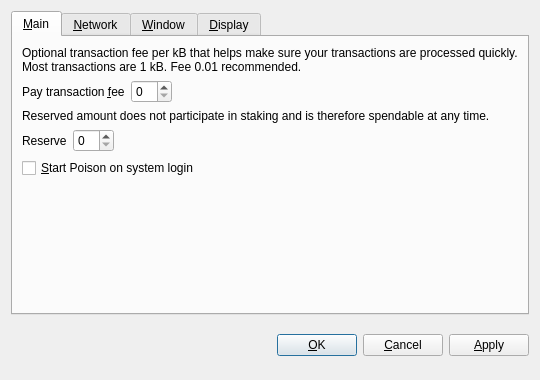
<?xml version="1.0" encoding="UTF-8"?>
<ui version="4.0">
 <class>OptionsDialog</class>
 <widget class="QDialog" name="OptionsDialog">
  <property name="geometry">
   <rect>
    <x>0</x>
    <y>0</y>
    <width>540</width>
    <height>380</height>
   </rect>
  </property>
  <property name="windowTitle">
   <string>Options</string>
  </property>
  <property name="modal">
   <bool>true</bool>
  </property>
  <layout class="QVBoxLayout" name="verticalLayout">
   <item>
    <widget class="QTabWidget" name="tabWidget">
     <property name="tabPosition">
      <enum>QTabWidget::North</enum>
     </property>
     <property name="currentIndex">
      <number>0</number>
     </property>
     <widget class="QWidget" name="tabMain">
      <attribute name="title">
       <string>&amp;Main</string>
      </attribute>
      <layout class="QVBoxLayout" name="verticalLayout_Main">
       <item>
        <widget class="QLabel" name="transactionFeeInfoLabel">
         <property name="text">
          <string>Optional transaction fee per kB that helps make sure your transactions are processed quickly. Most transactions are 1 kB. Fee 0.01 recommended.</string>
         </property>
         <property name="textFormat">
          <enum>Qt::PlainText</enum>
         </property>
         <property name="wordWrap">
          <bool>true</bool>
         </property>
        </widget>
       </item>
       <item>
        <layout class="QHBoxLayout" name="horizontalLayoutFee">
         <item>
          <widget class="QLabel" name="transactionFeeLabel">
           <property name="text">
            <string>Pay transaction &amp;fee</string>
           </property>
           <property name="textFormat">
            <enum>Qt::PlainText</enum>
           </property>
           <property name="buddy">
            <cstring>transactionFee</cstring>
           </property>
          </widget>
         </item>
         <item>
          <widget class="BitcoinAmountField" name="transactionFee"/>
         </item>
         <item>
          <spacer name="horizontalSpacerFee">
           <property name="orientation">
            <enum>Qt::Horizontal</enum>
           </property>
           <property name="sizeHint" stdset="0">
            <size>
             <width>40</width>
             <height>20</height>
            </size>
           </property>
          </spacer>
         </item>
        </layout>
       </item>
       <item>
        <widget class="QLabel" name="reserveBalanceInfoLabel">
         <property name="text">
          <string>Reserved amount does not participate in staking and is therefore spendable at any time.</string>
         </property>
         <property name="textFormat">
          <enum>Qt::PlainText</enum>
         </property>
         <property name="wordWrap">
          <bool>true</bool>
         </property>
        </widget>
       </item>
       <item>
        <layout class="QHBoxLayout" name="horizontalLayoutReserveBalance">
         <item>
          <widget class="QLabel" name="reserveBalanceLabel">
           <property name="text">
            <string>Reserve</string>
           </property>
           <property name="textFormat">
            <enum>Qt::PlainText</enum>
           </property>
           <property name="buddy">
            <cstring>reserveBalance</cstring>
           </property>
          </widget>
         </item>
         <item>
          <widget class="BitcoinAmountField" name="reserveBalance"/>
         </item>
         <item>
          <spacer name="horizontalSpacerReserveBalance">
           <property name="orientation">
            <enum>Qt::Horizontal</enum>
           </property>
           <property name="sizeHint" stdset="0">
            <size>
             <width>40</width>
             <height>20</height>
            </size>
           </property>
          </spacer>
         </item>
        </layout>
       </item>
       <item>
        <widget class="QCheckBox" name="bitcoinAtStartup">
         <property name="toolTip">
          <string>Automatically start Poison after logging in to the system.</string>
         </property>
         <property name="text">
          <string>&amp;Start Poison on system login</string>
         </property>
        </widget>
       </item>
       <item>
        <spacer name="verticalSpacer_Main">
         <property name="orientation">
          <enum>Qt::Vertical</enum>
         </property>
         <property name="sizeHint" stdset="0">
          <size>
           <width>20</width>
           <height>40</height>
          </size>
         </property>
        </spacer>
       </item>
      </layout>
     </widget>
     <widget class="QWidget" name="tabNetwork">
      <attribute name="title">
       <string>&amp;Network</string>
      </attribute>
      <layout class="QVBoxLayout" name="verticalLayout_Network">
       <item>
        <widget class="QCheckBox" name="mapPortUpnp">
         <property name="toolTip">
          <string>Automatically open the Poison client port on the router. This only works when your router supports UPnP and it is enabled.</string>
         </property>
         <property name="text">
          <string>Map port using &amp;UPnP</string>
         </property>
        </widget>
       </item>
       <item>
        <widget class="QCheckBox" name="connectSocks">
         <property name="toolTip">
          <string>Connect to the Poison network through a SOCKS5 proxy (e.g. when connecting through Tor).</string>
         </property>
         <property name="text">
          <string>&amp;Connect through SOCKS5 proxy:</string>
         </property>
        </widget>
       </item>
       <item>
        <layout class="QHBoxLayout" name="horizontalLayout_Network">
         <item>
          <widget class="QLabel" name="proxyIpLabel">
           <property name="text">
            <string>Proxy &amp;IP:</string>
           </property>
           <property name="textFormat">
            <enum>Qt::PlainText</enum>
           </property>
           <property name="buddy">
            <cstring>proxyIp</cstring>
           </property>
          </widget>
         </item>
         <item>
          <widget class="QValidatedLineEdit" name="proxyIp">
           <property name="maximumSize">
            <size>
             <width>140</width>
             <height>16777215</height>
            </size>
           </property>
           <property name="toolTip">
            <string>IP address of the proxy (e.g. 127.0.0.1)</string>
           </property>
          </widget>
         </item>
         <item>
          <widget class="QLabel" name="proxyPortLabel">
           <property name="text">
            <string>&amp;Port:</string>
           </property>
           <property name="textFormat">
            <enum>Qt::PlainText</enum>
           </property>
           <property name="buddy">
            <cstring>proxyPort</cstring>
           </property>
          </widget>
         </item>
         <item>
          <widget class="QLineEdit" name="proxyPort">
           <property name="maximumSize">
            <size>
             <width>55</width>
             <height>16777215</height>
            </size>
           </property>
           <property name="toolTip">
            <string>Port of the proxy (e.g. 9050)</string>
           </property>
          </widget>
         </item>
         <item>
          <spacer name="horizontalSpacer_Network">
           <property name="orientation">
            <enum>Qt::Horizontal</enum>
           </property>
           <property name="sizeHint" stdset="0">
            <size>
             <width>40</width>
             <height>20</height>
            </size>
           </property>
          </spacer>
         </item>
        </layout>
       </item>
       <item>
        <spacer name="verticalSpacer_Network">
         <property name="orientation">
          <enum>Qt::Vertical</enum>
         </property>
         <property name="sizeHint" stdset="0">
          <size>
           <width>20</width>
           <height>40</height>
          </size>
         </property>
        </spacer>
       </item>
      </layout>
     </widget>
     <widget class="QWidget" name="tabWindow">
      <attribute name="title">
       <string>&amp;Window</string>
      </attribute>
      <layout class="QVBoxLayout" name="verticalLayout_Window">
       <item>
        <widget class="QCheckBox" name="minimizeToTray">
         <property name="toolTip">
          <string>Show only a tray icon after minimizing the window.</string>
         </property>
         <property name="text">
          <string>&amp;Minimize to the tray instead of the taskbar</string>
         </property>
        </widget>
       </item>
       <item>
        <widget class="QCheckBox" name="minimizeOnClose">
         <property name="toolTip">
          <string>Minimize instead of exit the application when the window is closed. When this option is enabled, the application will be closed only after selecting Quit in the menu.</string>
         </property>
         <property name="text">
          <string>M&amp;inimize on close</string>
         </property>
        </widget>
       </item>
       <item>
        <spacer name="verticalSpacer_Window">
         <property name="orientation">
          <enum>Qt::Vertical</enum>
         </property>
         <property name="sizeHint" stdset="0">
          <size>
           <width>20</width>
           <height>40</height>
          </size>
         </property>
        </spacer>
       </item>
      </layout>
     </widget>
     <widget class="QWidget" name="tabDisplay">
      <attribute name="title">
       <string>&amp;Display</string>
      </attribute>
      <layout class="QVBoxLayout" name="verticalLayout_Display">
       <item>
        <layout class="QHBoxLayout" name="horizontalLayout_1_Display">
         <item>
          <widget class="QLabel" name="langLabel">
           <property name="text">
            <string>User Interface &amp;language:</string>
           </property>
           <property name="textFormat">
            <enum>Qt::PlainText</enum>
           </property>
           <property name="buddy">
            <cstring>lang</cstring>
           </property>
          </widget>
         </item>
         <item>
          <widget class="QValueComboBox" name="lang">
           <property name="toolTip">
            <string>The user interface language can be set here. This setting will take effect after restarting Poison.</string>
           </property>
          </widget>
         </item>
        </layout>
       </item>
       <item>
        <layout class="QHBoxLayout" name="horizontalLayout_2_Display">
         <item>
          <widget class="QLabel" name="unitLabel">
           <property name="text">
            <string>&amp;Unit to show amounts in:</string>
           </property>
           <property name="textFormat">
            <enum>Qt::PlainText</enum>
           </property>
           <property name="buddy">
            <cstring>unit</cstring>
           </property>
          </widget>
         </item>
         <item>
          <widget class="QValueComboBox" name="unit">
           <property name="toolTip">
            <string>Choose the default subdivision unit to show in the interface and when sending coins.</string>
           </property>
          </widget>
         </item>
        </layout>
       </item>
       <item>
        <widget class="QCheckBox" name="coinControlFeatures">
         <property name="toolTip">
          <string>Whether to show coin control features or not.</string>
         </property>
         <property name="text">
          <string>Display coin &amp;control features (experts only!)</string>
         </property>
        </widget>
       </item>
       <item>
        <widget class="QCheckBox" name="minimizeCoinAge">
         <property name="toolTip">
          <string>Whether to select the coin outputs randomly or with minimal coin age.</string>
         </property>
         <property name="text">
          <string>Minimize weight consumption (experimental)</string>
         </property>
        </widget>
       </item>
       <item>
        <widget class="QCheckBox" name="useBlackTheme">
         <property name="text">
          <string>Use black visual theme (requires restart)</string>
         </property>
        </widget>
       </item>
       <item>
        <spacer name="verticalSpacer_Display">
         <property name="orientation">
          <enum>Qt::Vertical</enum>
         </property>
         <property name="sizeHint" stdset="0">
          <size>
           <width>20</width>
           <height>40</height>
          </size>
         </property>
        </spacer>
       </item>
      </layout>
     </widget>
    </widget>
   </item>
   <item>
    <layout class="QHBoxLayout" name="horizontalLayout_Buttons">
     <item>
      <spacer name="horizontalSpacer_1">
       <property name="orientation">
        <enum>Qt::Horizontal</enum>
       </property>
       <property name="sizeHint" stdset="0">
        <size>
         <width>40</width>
         <height>48</height>
        </size>
       </property>
      </spacer>
     </item>
     <item>
      <widget class="QLabel" name="statusLabel">
       <property name="font">
        <font>
         <weight>75</weight>
         <bold>true</bold>
        </font>
       </property>
       <property name="text">
        <string/>
       </property>
       <property name="textFormat">
        <enum>Qt::PlainText</enum>
       </property>
       <property name="wordWrap">
        <bool>true</bool>
       </property>
      </widget>
     </item>
     <item>
      <spacer name="horizontalSpacer_2">
       <property name="orientation">
        <enum>Qt::Horizontal</enum>
       </property>
       <property name="sizeHint" stdset="0">
        <size>
         <width>40</width>
         <height>48</height>
        </size>
       </property>
      </spacer>
     </item>
     <item>
      <widget class="QPushButton" name="okButton">
       <property name="text">
        <string>&amp;OK</string>
       </property>
      </widget>
     </item>
     <item>
      <widget class="QPushButton" name="cancelButton">
       <property name="text">
        <string>&amp;Cancel</string>
       </property>
       <property name="autoDefault">
        <bool>false</bool>
       </property>
      </widget>
     </item>
     <item>
      <widget class="QPushButton" name="applyButton">
       <property name="text">
        <string>&amp;Apply</string>
       </property>
       <property name="autoDefault">
        <bool>false</bool>
       </property>
      </widget>
     </item>
    </layout>
   </item>
  </layout>
 </widget>
 <customwidgets>
  <customwidget>
   <class>BitcoinAmountField</class>
   <extends>QSpinBox</extends>
   <header>bitcoinamountfield.h</header>
  </customwidget>
  <customwidget>
   <class>QValueComboBox</class>
   <extends>QComboBox</extends>
   <header>qvaluecombobox.h</header>
  </customwidget>
  <customwidget>
   <class>QValidatedLineEdit</class>
   <extends>QLineEdit</extends>
   <header>qvalidatedlineedit.h</header>
  </customwidget>
 </customwidgets>
 <resources/>
 <connections/>
</ui>
